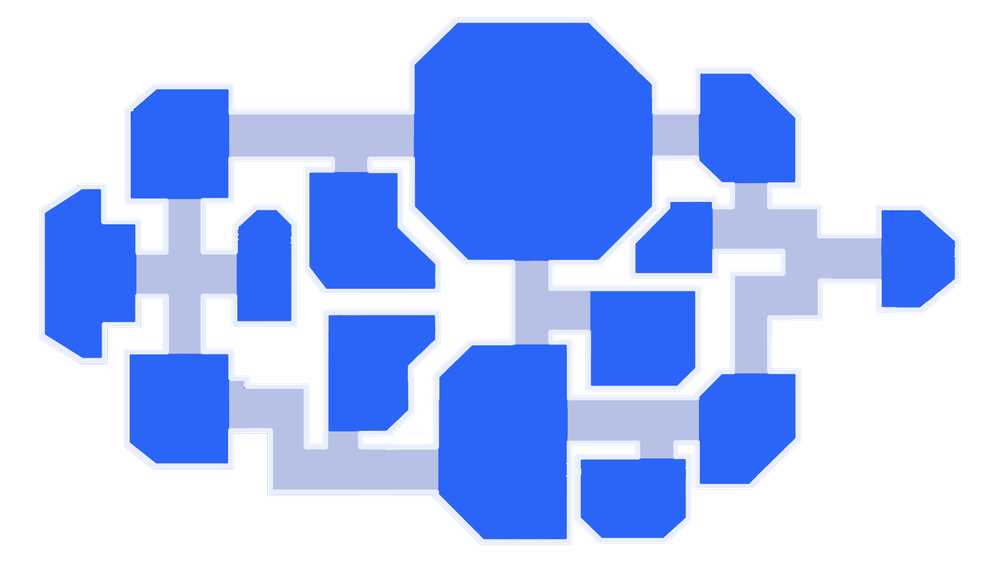
#> input picture assets/graphics/scena4_map.png, 1000 x 562 px, shrunk from 1920 x 1080 before the run
$ python generate_collision_png.py
#> lines starting #> are read from the running program, lines starting #| are printed output that depends on the picture; after the words box and inside, x2 and y2 are one past the last pixel; in counts of white or black regions, pixels touching at a corner belong together
from PIL import Image

def generate_collision_map(input_path, output_path):
#> called with input_path = 'assets/graphics/scena4_map.png', output_path = 'assets/graphics/scena4_collision.png'
    try:
        img = Image.open(input_path).convert('RGB')
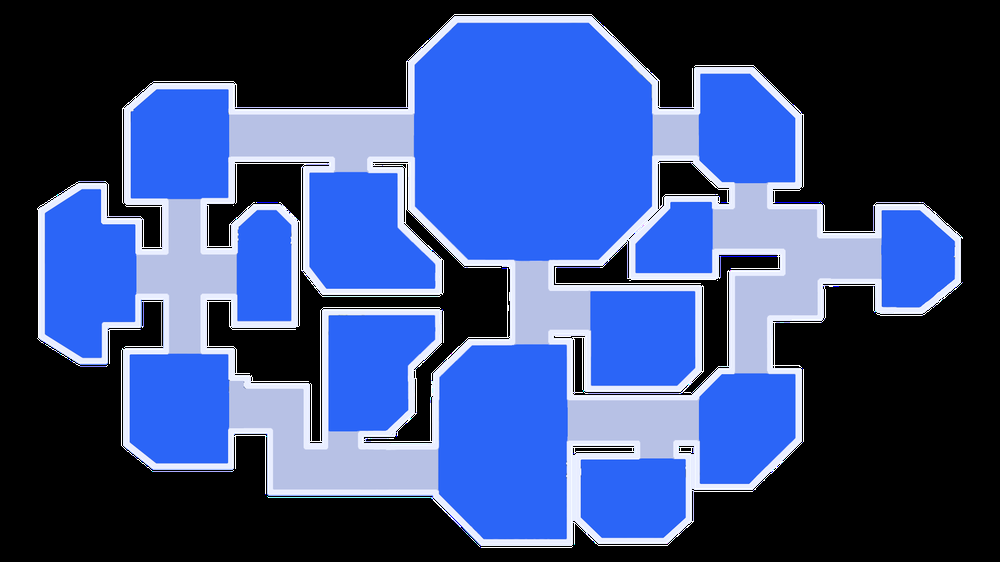
#> img: PIL image 1000x562 RGB; mean R, G, B 54, 74.1, 126.1
    except FileNotFoundError:
        print(f"Nie znaleziono pliku: {input_path}")
        return

    width, height = img.size
#> width = 1000; height = 562
    out_img = Image.new('L', (width, height), color=0) # Czarny jako tło (ściany)
#> out_img: PIL image 1000x562 L; every value is 0
    pixels_out = out_img.load()

    for y in range(height):
        for x in range(width):
            r, g, b = img.getpixel((x, y))

            # Jeśli piksel jest jasny (podłoga/ścieżka), malujemy na biało (255)
            if r > 180 and g > 180 and b > 180:
                pixels_out[x, y] = 255
            # Jeśli piksel to inna ścieżka (możesz tu dostosować kolory, np. żółto/szare)
            # Na ten moment wszystko co nie jest jasne traktujemy jako ścianę (zostaje czarne)

    out_img.save(output_path)
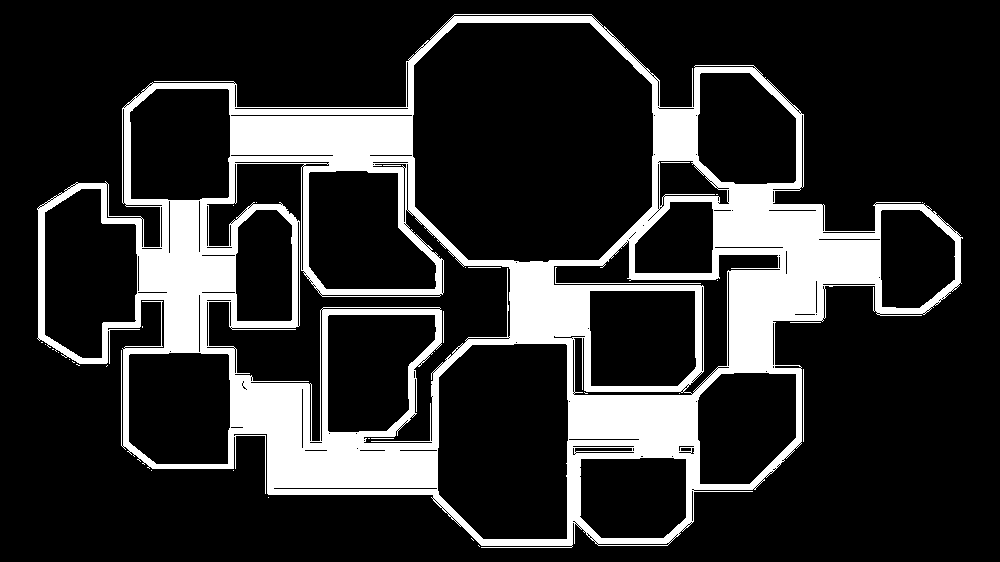
#> saved as scena4_collision.png: PIL image 1000x562 L; 18.5% white; 32 white regions (24 under 20 px), largest, box (x1, y1, x2, y2) and area: (37, 14, 963, 548) 103400, (555, 267, 701, 284) 163, (803, 369, 804, 442) 73
    print(f"Wygenerowano mapę kolizji: {output_path}")

if __name__ == "__main__":
    import os
    base_dir = os.path.dirname(os.path.dirname(os.path.abspath(__file__)))
    in_path = os.path.join(base_dir, "assets", "graphics", "scena4_map.png")
    out_path = os.path.join(base_dir, "assets", "graphics", "scena4_collision.png")
    generate_collision_map(in_path, out_path)

$ run again, with assets/graphics/Dot.png copied over assets/graphics/scena4_map.png
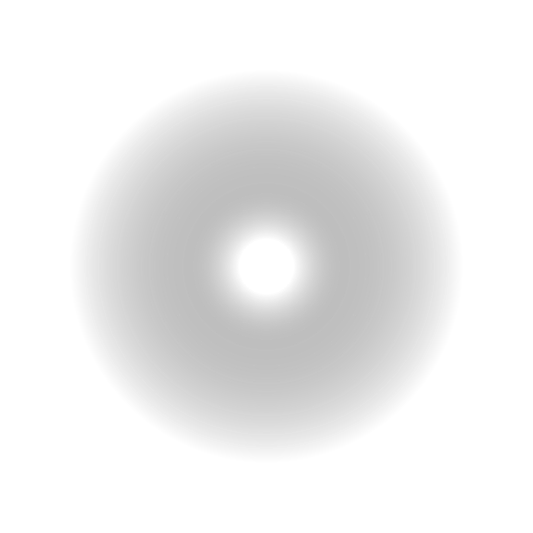
#> input picture assets/graphics/Dot.png, 533 x 533 px, shrunk from 1024 x 1024 before the run
#> in generate_collision_map, `img = Image.open(input_path).convert('RGB')`:
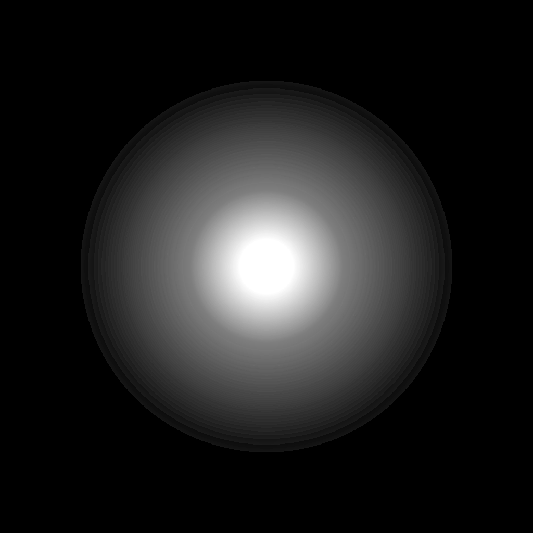
#> img: PIL image 533x533 RGB; min 0, max 255, mean 31.6
#> out_img: PIL image 533x533 L; every value is 0
#> in generate_collision_map, `out_img.save(output_path)`:
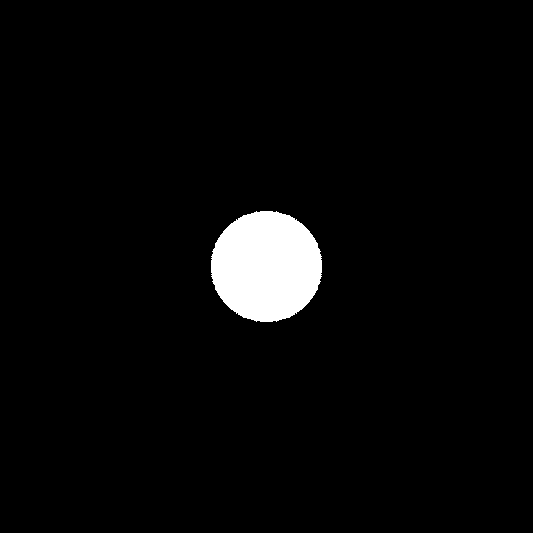
#> saved as scena4_collision.png: PIL image 533x533 L; 3.4% white; 1 white region, box (x1, y1, x2, y2) and area: (211, 211, 322, 322) 9713
